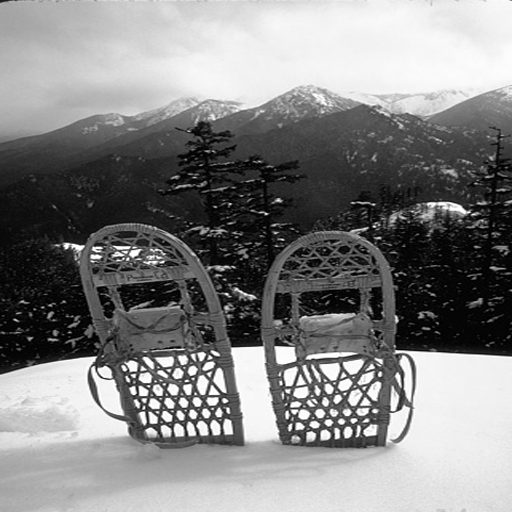
#> input picture embedding/fakebitinvestigation_0000.bmp, 512 x 512 px; its folder holds only this picture in this run
$ python -i embedding_fakebitinvestigation.py   (imports and definitions only)
#> lines starting #> are read from the running program, lines starting #| are printed output that depends on the picture
#> further down, picture is the input picture: shape (512, 512, 3); min 0, max 255, mean 131
"""
Capture the Mark 2026 - embedding del gruppo fakebitinvestigation (bozza v0.2)

Schema: spread spectrum nella DCT globale dell'immagine (Cox et al., lab 3)
con quattro modifiche pensate per la challenge:
  1) watermark bipolare (bit 0/1 -> -1/+1);
  2) ogni bit va su una coppia di coefficienti DCT adiacenti (u,v),(u,v+1):
     il primo viene "spinto" di +a*w, il secondo di -a*w (in modulo).
     In detection guardiamo la differenza delle variazioni relative, quindi
     un attacco che moltiplica entrambi i coefficienti per lo stesso guadagno
     (blur, sharpening, resize, contrasto...) non cancella il watermark;
  3) i coefficienti stanno nella banda radiale R_MIN..R_MAX (frequenze medio-basse)
     e l'ampiezza 'a' e' uguale per tutte le coppie (additiva), calibrata
     in automatico per ottenere esattamente il WPSNR che vogliamo;
  4) (v0.2) il pattern del watermark nei pixel viene modulato da una maschera
     spaziale che lo rinforza nelle zone testurizzate e lo attenua in quelle lisce
     (GAMMA). Il WPSNR dei lab non cambia dove mettiamo l'energia, mentre per
     l'attaccante toglierla dalle texture costa molto di piu' (vedi sez. 11 del .md).

Regole rispettate (1BattleRules2026.pdf):
  - firma embedding(input1, input2) -> output1
      input1 = stringa col nome/percorso dell'immagine originale (BMP 512x512 grigi)
      input2 = stringa col nome/percorso del watermark (.npy, 1024 bit 0/1)
      output1 = immagine watermarkata (numpy uint8 512x512)
  - immagini lette con OpenCV;
  - il codice non stampa nulla, non apre finestre, non scrive file;
  - il "fine-tuning" consentito dopo il 27/10 riguarda solo parametri e
    posizioni di embedding: sono tutti nelle costanti qui sotto.
"""
import cv2
import numpy as np
from scipy.fft import dctn, idctn
from scipy.ndimage import gaussian_filter, uniform_filter
from scipy.signal import convolve2d

# ----------------------------------------------------------------------------
# PARAMETRI (gli unici da toccare nel fine-tuning)
# ----------------------------------------------------------------------------
TARGET_WPSNR = 62.05   # dB: appena sopra la soglia 62 della tabella punti (5 punti).
                       # 58.05 se i TA confermano che chi non viene mai rotto prende
                       # robustezza piena + bonus (vedi sez. 4.8 del .md)
R_MIN = 32.0           # banda radiale dei coefficienti DCT usati (frequenze
R_MAX = 128.0          # ~0.03-0.125 cicli/pixel): vedi spiegazione nel .md
N_BITS = 1024          # lunghezza del watermark assegnato
AMP_MIN, AMP_MAX = 0.2, 40.0   # intervallo di ricerca dell'ampiezza
N_ITER = 14                    # passi di bisezione (precisione ~0.03% sull'ampiezza)
GAMMA = 0.0            # forza della maschera spaziale (0 = nessuna maschera, schema v0.1).
                       # 0.5 era piu' robusta a parita' di tau, ma NON a parita' di falsi positivi (sez. 11 del .md)
MASK_WIN = 16          # finestra (pixel) per la deviazione standard locale
MASK_SMOOTH = 8.0      # sigma (pixel) dello smussamento della maschera
MASK_OFFSET = 2.0      # aggiunto alla dev. std locale: le zone piatte non vanno a zero


# ----------------------------------------------------------------------------
# WPSNR: copia identica del codice fornito ai laboratori
# ----------------------------------------------------------------------------
# [49 lines left out: functions _csffun, _csfmat, _get_csf_filter, wpsnr, not called in this run]


# ----------------------------------------------------------------------------
# FUNZIONI INTERNE (le stesse andranno copiate nel file di detection)
# ----------------------------------------------------------------------------
def _dct2(x):
    # DCT-II 2D ortonormale: identica a dct(dct(x, axis=0, norm='ortho'), axis=1, norm='ortho') dei lab
    return dctn(x, norm='ortho')


def _idct2(c):
    return idctn(c, norm='ortho')


# [31 lines left out: functions _select_pairs, _apply_mark, not called in this run]


def _to_image(coeffs):
    return np.clip(np.rint(_idct2(coeffs)), 0, 255).astype(np.uint8)


def _texture_mask(original):
    """Maschera spaziale >0 con media 1: piu' alta dove l'originale e' testurizzato.
    (dev. std locale + MASK_OFFSET)^GAMMA, smussata e normalizzata."""
    f = original.astype(np.float64)
    m = uniform_filter(f, MASK_WIN)
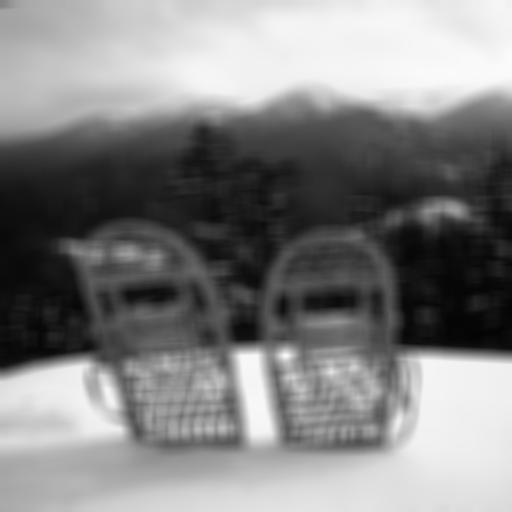
#> m: shape (512, 512, 3) float64; min 4.95, max 251.2, mean 131
    sd = np.sqrt(np.maximum(uniform_filter(f * f, MASK_WIN) - m * m, 0)) + MASK_OFFSET
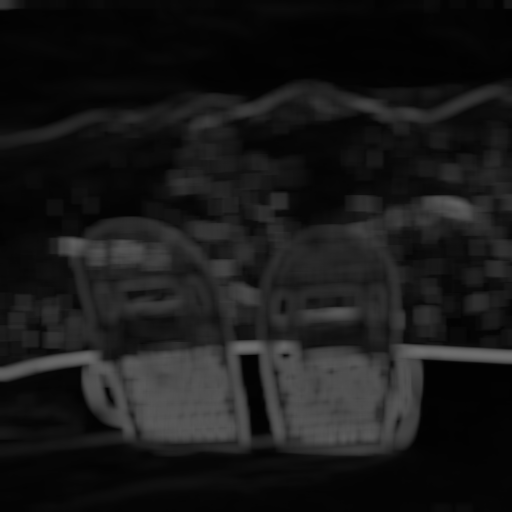
#> sd: shape (512, 512, 3) float64; min 2.34, max 112.6, mean 24.8
    k = gaussian_filter(sd ** GAMMA, MASK_SMOOTH)
#> k: shape (512, 512, 3) float64; every value is 1
    return k / k.mean()
#> returned value: shape (512, 512, 3) float64; every value is 1


# [46 lines left out: functions _masked_pattern, _marked_image, embedding, not called in this run]

>>> import cv2
>>> picture = cv2.imread('fakebitinvestigation_0000.bmp')
>>> result = _texture_mask(picture)
